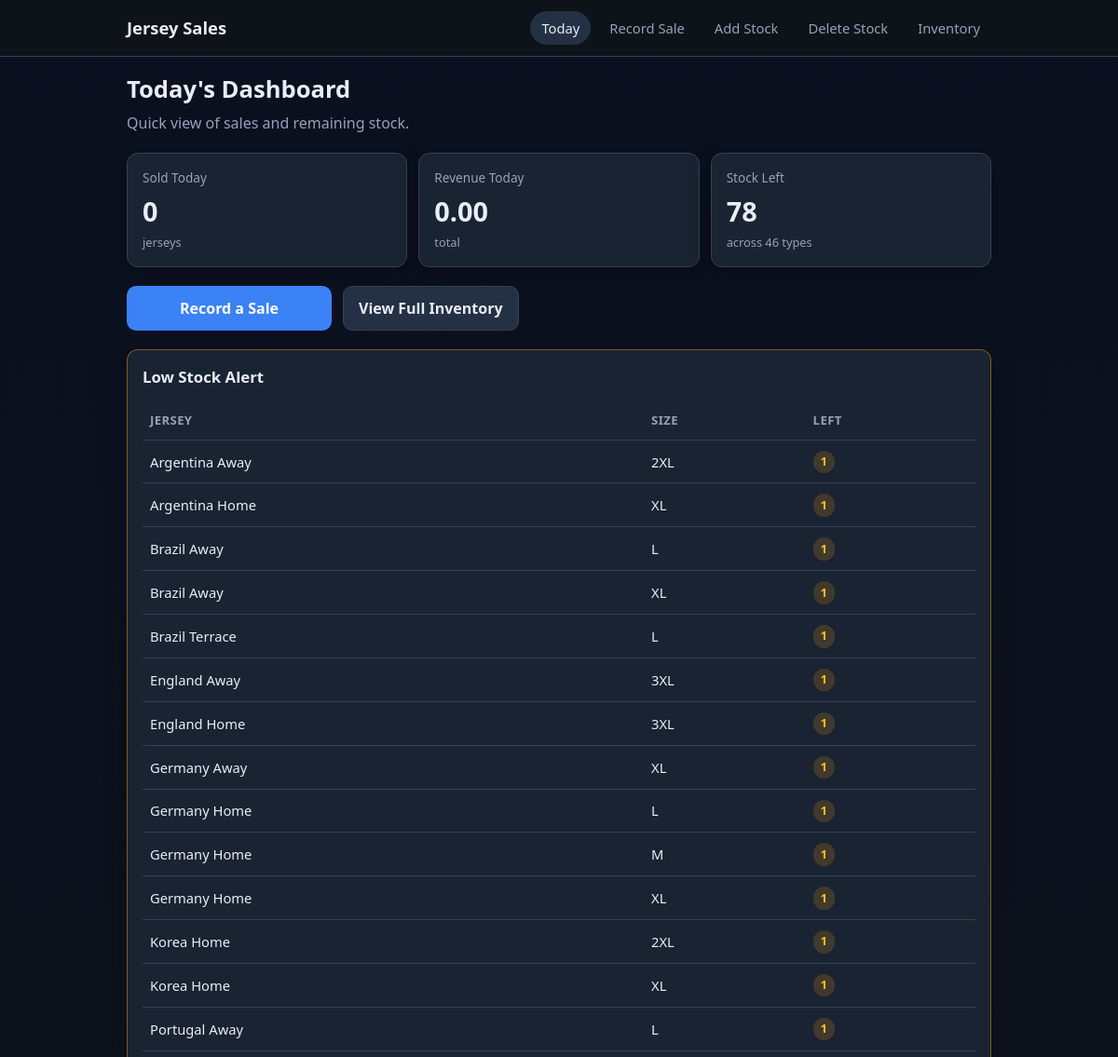
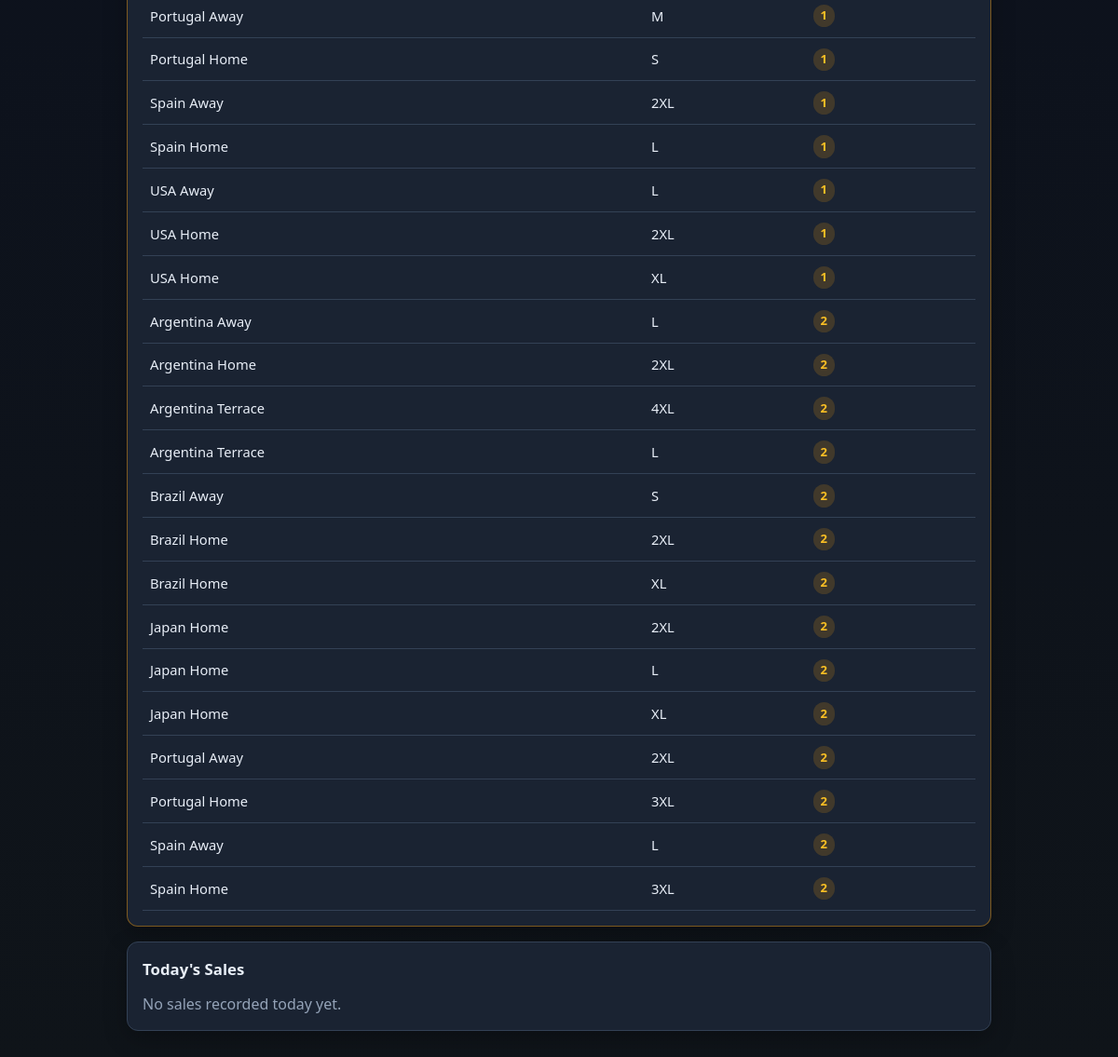
The page / on the database its author committed (2 pictures, top to bottom).
### tables this page shows
CREATE TABLE jerseys (
                id INTEGER PRIMARY KEY AUTOINCREMENT,
                team TEXT NOT NULL,
                player_name TEXT NOT NULL DEFAULT '',
                size TEXT NOT NULL,
                initial_stock INTEGER NOT NULL,
                current_stock INTEGER NOT NULL,
                unit_price REAL NOT NULL,
                created_at TEXT NOT NULL DEFAULT (datetime('now', 'localtime'))
            );

### app.py (the view)
@app.route("/")
def dashboard():
    summary = models.get_dashboard_summary()
    today_sales = models.get_today_sales()
    low_stock = models.get_low_stock_jerseys()
    return render_template(
        "dashboard.html",
        summary=summary,
        today_sales=today_sales,
        low_stock=low_stock,
    )

### app.py (called while the page is built)
@app.before_request
def ensure_db():
    init_db()

### database.py (called while the page is built)
def get_connection():
    conn = sqlite3.connect(DB_PATH)
    conn.row_factory = sqlite3.Row
    conn.execute("PRAGMA foreign_keys = ON")
    return conn

### models.py (called while the page is built)
def _today_clause():
    return "date(sold_at) = date('now', 'localtime')"

def count_sales_today(conn=None):
    close = False
    if conn is None:
        conn = get_connection()
        close = True
    try:
        row = conn.execute(
            f"SELECT COALESCE(SUM(quantity), 0) AS total FROM sales WHERE {_today_clause()}"
        ).fetchone()
        return int(row["total"])
    finally:
        if close:
            conn.close()

def get_revenue_today(conn=None):
    close = False
    if conn is None:
        conn = get_connection()
        close = True
    try:
        row = conn.execute(
            f"SELECT COALESCE(SUM(total_amount), 0) AS total FROM sales WHERE {_today_clause()}"
        ).fetchone()
        return float(row["total"])
    finally:
        if close:
            conn.close()

def get_today_sales():
    conn = get_connection()
    try:
        rows = conn.execute(
            f"""
            SELECT
                s.id,
                s.quantity,
                s.total_amount,
                s.sold_at,
                s.note,
                j.team,
                j.player_name,
                j.size
            FROM sales s
            JOIN jerseys j ON j.id = s.jersey_id
            WHERE {_today_clause()}
            ORDER BY s.sold_at DESC
            """
        ).fetchall()
        return [dict(row) for row in rows]
    finally:
        conn.close()

def get_low_stock_jerseys(threshold=2):
    conn = get_connection()
    try:
        rows = conn.execute(
            """
            SELECT * FROM jerseys
            WHERE current_stock > 0 AND current_stock <= ?
            ORDER BY current_stock ASC, team, player_name, size
            """,
            (threshold,),
        ).fetchall()
        return [dict(row) for row in rows]
    finally:
        conn.close()

### templates/dashboard.html (shortened to what this page needs)
{% extends "base.html" %}
{% block content %}
<section class="page-header">
    <h1>Today's Dashboard</h1>
    <p>Quick view of sales and remaining stock.</p>
</section>
<div class="stat-grid">
    <div class="stat-card">
        <span class="stat-label">Sold Today</span>
        <span class="stat-value">{{ summary.sold_today }}</span>
        <span class="stat-hint">jerseys</span>
    </div>
    <div class="stat-card">
        <span class="stat-label">Revenue Today</span>
        <span class="stat-value">{{ "%.2f"|format(summary.revenue_today) }}</span>
        <span class="stat-hint">total</span>
    </div>
    <div class="stat-card">
        <span class="stat-label">Stock Left</span>
        <span class="stat-value">{{ summary.total_remaining }}</span>
        <span class="stat-hint">across {{ summary.jersey_types }} types</span>
    </div>
</div>
<div class="action-row">
    <a href="{{ url_for('record_sale') }}" class="btn btn-primary btn-large">Record a Sale</a>
    <a href="{{ url_for('inventory') }}" class="btn btn-secondary">View Full Inventory</a>
</div>
{% if low_stock %}
<section class="panel panel-warning">
    <h2>Low Stock Alert</h2>
    <div class="table-wrap">
        <table>
            <thead>
                <tr>
                    <th>Jersey</th>
                    <th>Size</th>
                    <th>Left</th>
                </tr>
            </thead>
            <tbody>
                {% for jersey in low_stock %}
                <tr>
                    <td>{{ jersey.team }} {{ jersey.player_name }}</td>
                    <td>{{ jersey.size }}</td>
                    <td><span class="badge badge-warning">{{ jersey.current_stock }}</span></td>
                </tr>
                {% endfor %}
            </tbody>
        </table>
    </div>
</section>
{% endif %}
<section class="panel">
    <h2>Today's Sales</h2>
    {% if today_sales %}
    <div class="table-wrap">
        <table>
            <thead>
                <tr>
                    <th>Time</th>
                    <th>Jersey</th>
                    <th>Qty</th>
                    <th>Amount</th>
                    <th>Note</th>
                </tr>
            </thead>
            <tbody>
                {% for sale in today_sales %}
                <tr>
                    <td>{{ sale.sold_at[11:16] if sale.sold_at else "—" }}</td>
                    <td>{{ sale.team }} {{ sale.player_name }} ({{ sale.size }})</td>
                    <td>{{ sale.quantity }}</td>
                    <td>{{ "%.2f"|format(sale.total_amount) }}</td>
                    <td>{{ sale.note or "—" }}</td>
                </tr>
                {% endfor %}
            </tbody>
        </table>
    </div>
    {% else %}
    <p class="empty-state">No sales recorded today yet.</p>
    {% endif %}
</section>
{% endblock %}

### templates/base.html (shortened to what this page needs)
<!DOCTYPE html>
<html lang="en">
<head>
    <link rel="stylesheet" href="{{ url_for('static', filename='style.css') }}">
</head>
<body>
    <header class="site-header">
        <div class="header-inner">
            <a href="{{ url_for('dashboard') }}" class="brand">Jersey Sales</a>
            <nav class="nav-links">
                <a href="{{ url_for('dashboard') }}" class="{% if request.endpoint == 'dashboard' %}active{% endif %}">Today</a>
                <a href="{{ url_for('record_sale') }}" class="{% if request.endpoint == 'record_sale' %}active{% endif %}">Record Sale</a>
                <a href="{{ url_for('setup_stock') }}" class="{% if request.endpoint == 'setup_stock' %}active{% endif %}">Add Stock</a>
                <a href="{{ url_for('delete_stock') }}" class="{% if request.endpoint == 'delete_stock' %}active{% endif %}">Delete Stock</a>
                <a href="{{ url_for('inventory') }}" class="{% if request.endpoint == 'inventory' %}active{% endif %}">Inventory</a>
            </nav>
        </div>
    </header>
    <main class="container">
        {% block content %}{% endblock %}
    </main>
</body>
</html>

### static/style.css (style rules this page uses)
:root { --bg: #0f1419; --surface: #1a2332; --surface-2: #243044; --text: #e8eef7; --muted: #94a3b8; --primary: #3b82f6; --primary-hover: #2563eb; --success: #22c55e; --warning: #f59e0b; --danger: #ef4444; --border: #334155; --radius: 12px; --shadow: 0 8px 24px rgba(0, 0, 0, 0.25); }
* { box-sizing: border-box; }
body { margin: 0; font-family: "Segoe UI", system-ui, -apple-system, sans-serif; background: linear-gradient(180deg, #0b1020 0%, var(--bg) 100%); color: var(--text); min-height: 100vh; line-height: 1.5; }
a { color: var(--primary); text-decoration: none; }
.site-header { position: sticky; top: 0; z-index: 10; background: rgba(15, 20, 25, 0.92); backdrop-filter: blur(10px); border-bottom: 1px solid var(--border); }
.header-inner { max-width: 960px; margin: 0 auto; padding: 0.75rem 1rem; display: flex; flex-direction: column; gap: 0.75rem; }
.brand { font-size: 1.15rem; font-weight: 700; color: var(--text); }
.nav-links { display: flex; gap: 0.5rem; flex-wrap: wrap; }
.nav-links a { color: var(--muted); padding: 0.45rem 0.75rem; border-radius: 999px; font-size: 0.92rem; }
.nav-links a.active, .nav-links a:hover { color: var(--text); background: var(--surface-2); }
.container { max-width: 960px; margin: 0 auto; padding: 1rem 1rem 2.5rem; }
.page-header h1 { margin: 0 0 0.25rem; font-size: 1.6rem; }
.page-header p { margin: 0; color: var(--muted); }
.stat-grid { display: grid; grid-template-columns: repeat(auto-fit, minmax(140px, 1fr)); gap: 0.75rem; margin: 1.25rem 0; }
.stat-card { background: var(--surface); border: 1px solid var(--border); border-radius: var(--radius); padding: 1rem; box-shadow: var(--shadow); }
.stat-label { display: block; color: var(--muted); font-size: 0.85rem; }
.stat-value { display: block; font-size: 1.8rem; font-weight: 700; margin-top: 0.25rem; }
.stat-hint { display: block; color: var(--muted); font-size: 0.8rem; margin-top: 0.15rem; }
.action-row { display: flex; flex-wrap: wrap; gap: 0.75rem; margin-bottom: 1.25rem; }
.panel { background: var(--surface); border: 1px solid var(--border); border-radius: var(--radius); padding: 1rem; margin-bottom: 1rem; box-shadow: var(--shadow); }
.panel-warning { border-color: rgba(245, 158, 11, 0.45); }
.panel h2 { margin: 0 0 0.85rem; font-size: 1.05rem; }
input, select, button, .btn { font: inherit; }
.btn { display: inline-flex; align-items: center; justify-content: center; padding: 0.7rem 1rem; border-radius: 10px; border: 1px solid transparent; cursor: pointer; font-weight: 600; }
.btn-primary { background: var(--primary); color: white; }
.btn-secondary { background: var(--surface-2); color: var(--text); border-color: var(--border); }
.btn-large { width: 100%; min-height: 48px; font-size: 1rem; }
.table-wrap { overflow-x: auto; }
table { width: 100%; border-collapse: collapse; font-size: 0.92rem; }
th, td { padding: 0.65rem 0.5rem; border-bottom: 1px solid var(--border); text-align: left; white-space: nowrap; }
th { color: var(--muted); font-weight: 600; font-size: 0.82rem; text-transform: uppercase; letter-spacing: 0.03em; }
.badge { display: inline-block; padding: 0.15rem 0.5rem; border-radius: 999px; font-size: 0.82rem; font-weight: 700; }
.badge-warning { background: rgba(245, 158, 11, 0.18); color: #fbbf24; }
.empty-state { color: var(--muted); margin: 0; }
@media (min-width: 640px) { .header-inner { flex-direction: row; align-items: center; justify-content: space-between; } }
@media (min-width: 640px) { .btn-large { width: auto; min-width: 220px; } }

### rows shown on the page
jerseys: team "Argentina", player_name "Away", size "2XL", current_stock "1"
jerseys: team "Argentina", player_name "Home", size "XL", current_stock "1"
jerseys: team "Brazil", player_name "Away", size "L", current_stock "1"
jerseys: team "Brazil", player_name "Away", size "XL", current_stock "1"
jerseys: team "Brazil", player_name "Terrace", size "L", current_stock "1"
jerseys: team "England", player_name "Away", size "3XL", current_stock "1"
jerseys: team "England", player_name "Home", size "3XL", current_stock "1"
jerseys: team "Germany", player_name "Away", size "XL", current_stock "1"
jerseys: team "Germany", player_name "Home", size "L", current_stock "1"
jerseys: team "Germany", player_name "Home", size "M", current_stock "1"
jerseys: team "Germany", player_name "Home", size "XL", current_stock "1"
jerseys: team "Korea", player_name "Home", size "2XL", current_stock "1"
jerseys: team "Korea", player_name "Home", size "XL", current_stock "1"
jerseys: team "Portugal", player_name "Away", size "L", current_stock "1"
jerseys: team "Portugal", player_name "Away", size "M", current_stock "1"
jerseys: team "Portugal", player_name "Home", size "S", current_stock "1"
jerseys: team "Spain", player_name "Away", size "2XL", current_stock "1"
jerseys: team "Spain", player_name "Home", size "L", current_stock "1"
jerseys: team "USA", player_name "Away", size "L", current_stock "1"
jerseys: team "USA", player_name "Home", size "2XL", current_stock "1"
jerseys: team "USA", player_name "Home", size "XL", current_stock "1"
jerseys: team "Argentina", player_name "Away", size "L", current_stock "2"
jerseys: team "Argentina", player_name "Home", size "2XL", current_stock "2"
jerseys: team "Argentina", player_name "Terrace", size "4XL", current_stock "2"
jerseys: team "Argentina", player_name "Terrace", size "L", current_stock "2"
jerseys: team "Brazil", player_name "Away", size "S", current_stock "2"
jerseys: team "Brazil", player_name "Home", size "2XL", current_stock "2"
jerseys: team "Brazil", player_name "Home", size "XL", current_stock "2"
jerseys: team "Japan", player_name "Home", size "2XL", current_stock "2"
jerseys: team "Japan", player_name "Home", size "L", current_stock "2"
jerseys: team "Japan", player_name "Home", size "XL", current_stock "2"
jerseys: team "Portugal", player_name "Away", size "2XL", current_stock "2"
jerseys: team "Portugal", player_name "Home", size "3XL", current_stock "2"
jerseys: team "Spain", player_name "Away", size "L", current_stock "2"
jerseys: team "Spain", player_name "Home", size "3XL", current_stock "2"

### other values the page prints
{{ summary.sold_today }} "0"
{{ "%.2f"|format(summary.revenue_today) }} "0.00"
{{ summary.total_remaining }} "78"
{{ summary.jersey_types }} "46"
